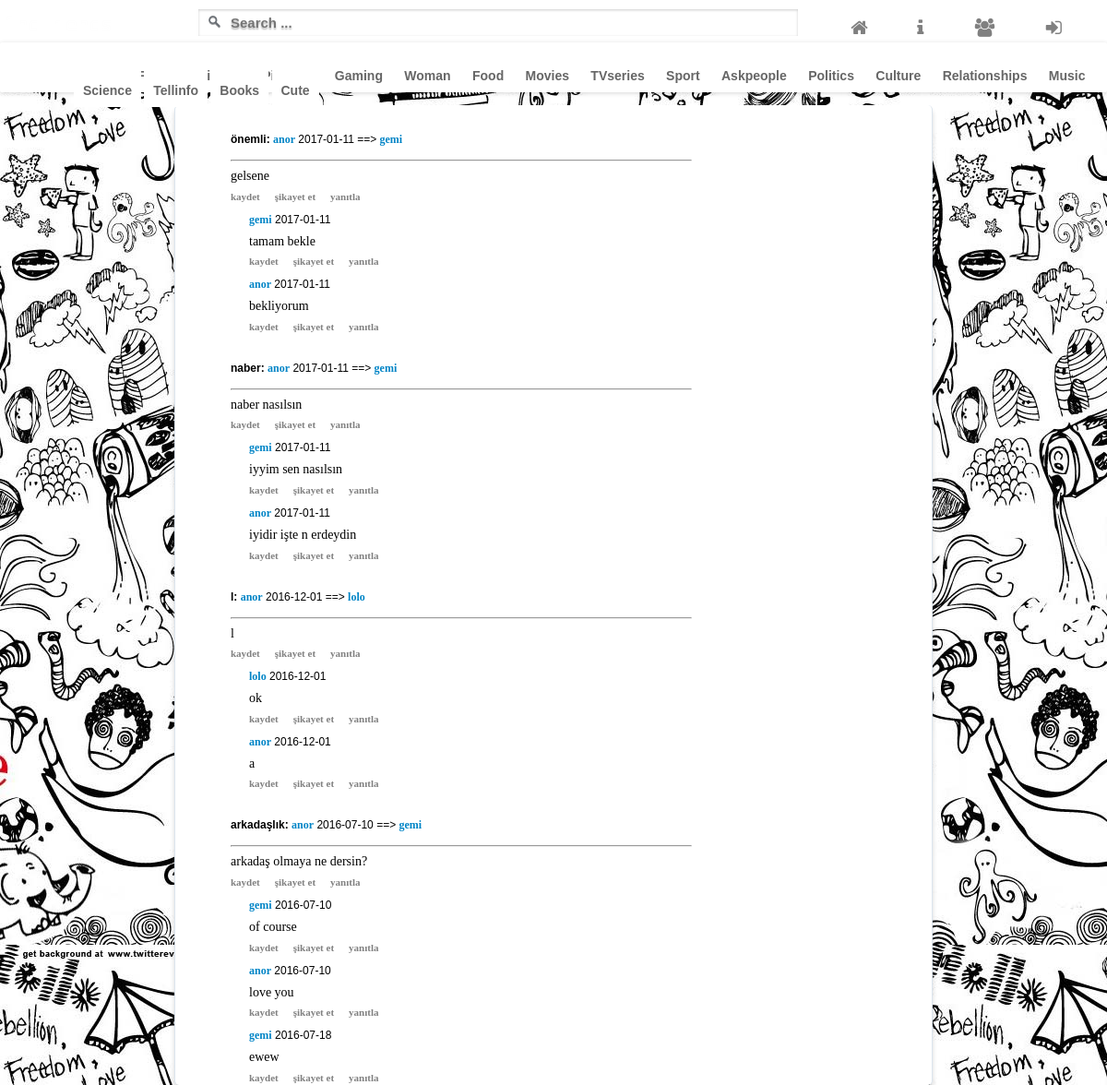
Screenshot of /messages.php?u=anor with the database file from the repository.
### tables this page shows
CREATE TABLE IF NOT EXISTS `message` (
  `id` int(11) NOT NULL AUTO_INCREMENT,
  `sender_name` varchar(255) NOT NULL,
  `date` date NOT NULL,
  `text` text NOT NULL,
  `subject` text NOT NULL,
  `to_name` varchar(255) NOT NULL,
  `open` int(1) NOT NULL,
  PRIMARY KEY (`id`)
);

CREATE TABLE IF NOT EXISTS `reply_message` (
  `id` int(11) NOT NULL AUTO_INCREMENT,
  `sender_name` varchar(255) NOT NULL,
  `date` date NOT NULL,
  `text` text NOT NULL,
  `subject` text NOT NULL,
  `to_name` int(11) NOT NULL,
  `open` int(1) NOT NULL,
  PRIMARY KEY (`id`)
);

### messages.php (the view, shortened to what this page needs)
<?php include("./inc/header.inc.php"); ?>
<?php
$to_name = $_GET['u'] ;
$getmessages=  mysqli_query($mysqli, "SELECT * FROM message WHERE to_name='$username' or sender_name='$to_name' ORDER BY id DESC LIMIT 10 ")or Die(mysqli_error($mysqli));
             while($row=mysqli_fetch_array($getmessages)){
                 $id=$row['id'];
                 $sender_name = $row['sender_name'];
                 $date_added=$row['date'];
                 $message=$row['text'];
                  $subject=$row['subject'];
                 $to_name=$row['to_name'];
                echo "<div class='message'>
               <ul >
    <li style='list-style-type : none;'><strong>$subject:  </strong><a style=' color: #0084c6;
    font-family: Verdana;
    font-weight: bold;
    text-decoration:none;' href='user.php?u=$sender_name'>$sender_name</a> $date_added ==>   <a style=' color: #0084c6;
    font-family: Verdana;
    font-weight: bold;
    text-decoration:none;' href='user.php?u=$to_name'>$to_name</a> </li>
        <br/>
        <hr/>
        <p class='comment_text'>
        $message
        </p>
  </ul>
               <div class='footercomment'>
  <ul>
    <li><a href='#'>kaydet</a>  </li>
    <li><a href='#'>şikayet et  </a></li>";
                        echo "
    <li><a href='#' onclick=\"document.getElementById('$id').style.display='';return false;\" >yanıtla</a>  </li>
    <br />
                </ul>";
    echo"
</div>";
    $getreplies = mysqli_query($mysqli, "SELECT * FROM reply_message WHERE to_name='$id' ")or Die(mysqli_error($mysqli));
    while($row2=mysqli_fetch_array($getreplies)){
                 $date = $row2['date'];
                 $text=$row2['text'];
                 $user=$row2['sender_name'];
                echo "<div class='reply_in_comments'>
               <ul >
    <li style='list-style-type : none;'><a style=' color: #0084c6;
    font-family: Verdana;
    font-weight: bold;
    text-decoration:none;' href='user.php?u=$user'>$user</a> $date </li>
        <p class='comment_text'>
        $text
        </p>
  </ul>
               <div class='footercomment'>
  <ul>
    <li><a href='#'>kaydet</a>  </li>
    <li><a href='#'>şikayet et  </a></li>
    <li><a href='#' >yanıtla</a>  </li>
    </ul>
    </div>
    </div>
    <br/>
    ";}
    echo"</div>"
    ;
             }
     ?>

### css/style_1.css (style rules this page uses)
* { margin: 0px; padding: 0; font-family: Arial,Helvetica,sans-serif; font-size: 12px; }
html { height: 100%; margin: 0px; height: 100%; width: 100%; }
body { margin: 0px; min-height: 100%; background-color: #F0F0F0; }
p { padding-top: 10px; }
.footercomment ul li { float: left; font-size: 8px; margin-right: 2em; list-style-type : none; padding-left: 0px; bottom:0; top:0px; height:10px; }
.footercomment a { color: grey; font-family: verdana; text-decoration:none; font-size: 11px; font-weight: bold; }
.comment_text { font-family: Verdana; font-size: 14px; padding-top: 6px; padding-bottom: 6px; line-height: 140%; }
.reply_in_comments { padding-top: 10px; padding-left: 20px; }
.message { padding-top: 30px; padding-left: 50px; width: 500px; }

### rows the page displays
message: subject "önemli", sender_name "anor", date "2017-01-11", to_name "gemi", text "gelsene"
reply_message: sender_name "gemi", date "2017-01-11", text "tamam bekle"
reply_message: sender_name "anor", date "2017-01-11", text "bekliyorum"
message: subject "naber", sender_name "anor", date "2017-01-11", to_name "gemi", text "naber nasılsın"
reply_message: sender_name "gemi", date "2017-01-11", text "iyyim sen nasılsın"
reply_message: sender_name "anor", date "2017-01-11", text "iyidir işte n erdeydin"
message: subject "l", sender_name "anor", date "2016-12-01", to_name "lolo", text "l"
reply_message: sender_name "lolo", date "2016-12-01", text "ok"
reply_message: sender_name "anor", date "2016-12-01", text "a"
message: subject "arkadaşlık", sender_name "anor", date "2016-07-10", to_name "gemi", text "arkadaş olmaya ne dersin?"
reply_message: sender_name "gemi", date "2016-07-10", text "of course"
reply_message: sender_name "anor", date "2016-07-10", text "love you"
reply_message: sender_name "gemi", date "2016-07-18", text "ewew"
